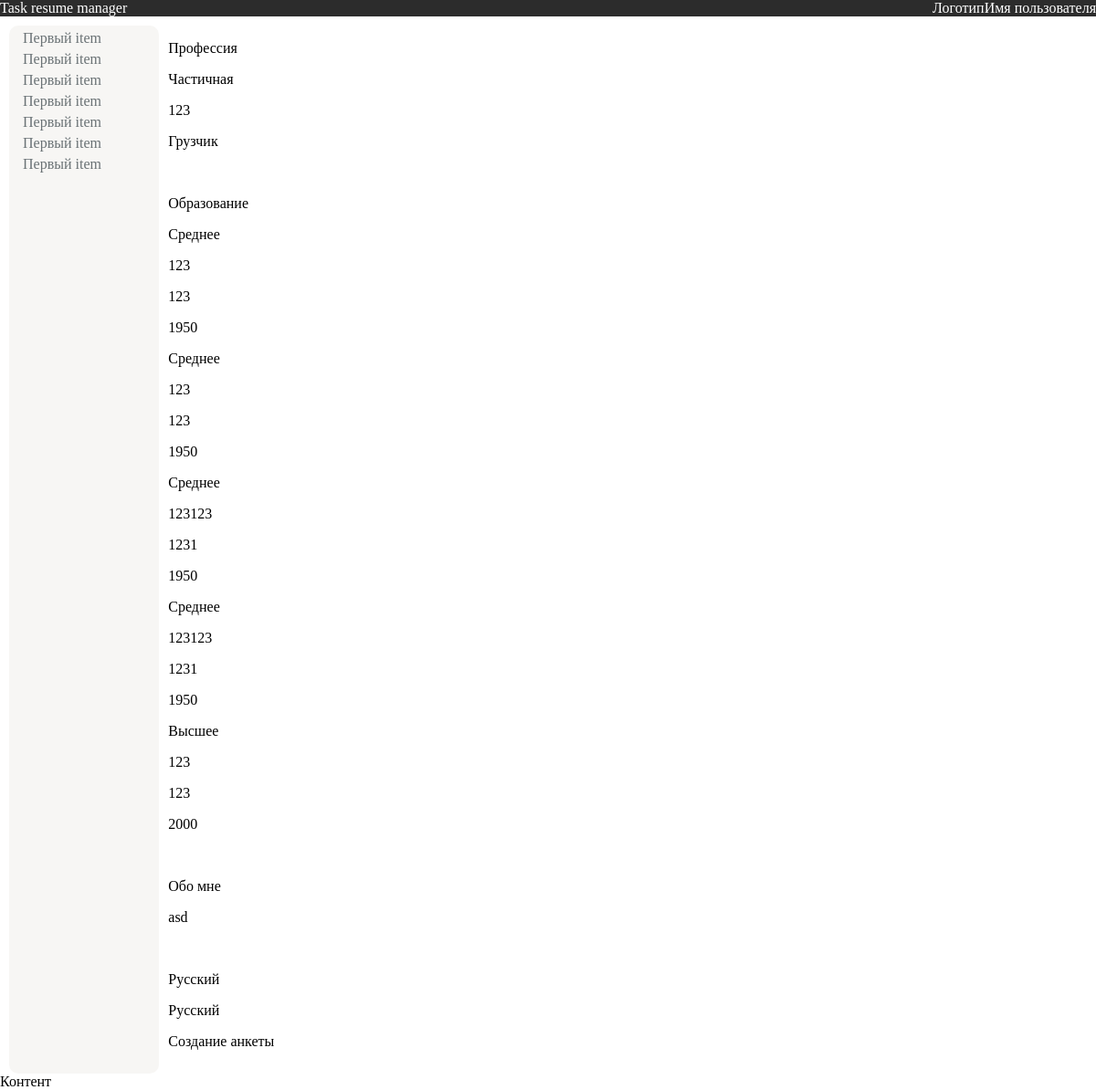
/user/resume/1 (signed in), run on an earlier commit of the app's database.
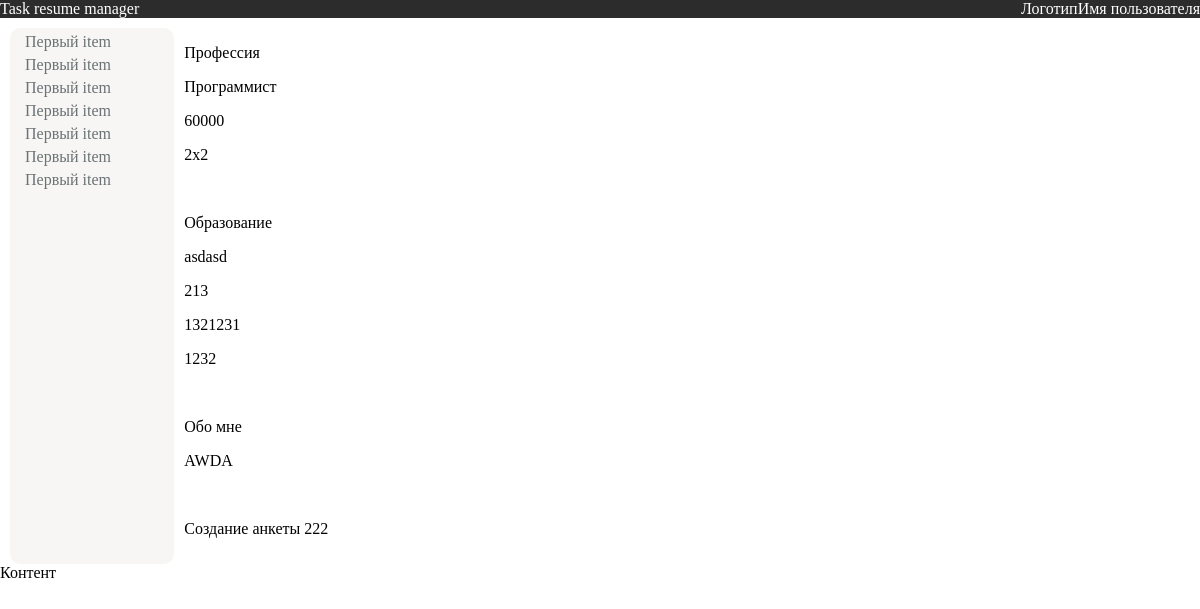
And on a later commit of the database.
### user_application/models.py (models this page shows, shortened)
class Profession(models.Model):
    salary = models.IntegerField(verbose_name="Зарплата")
    busyness = models.CharField(max_length=50, verbose_name="Занятость")
    work_schedule = models.CharField(max_length=50, verbose_name="График работы")
    resume = models.OneToOneField(Resume, on_delete=models.CASCADE)

class Education(models.Model):
    lvl = models.CharField(max_length=50, verbose_name="Уровень")
    lvl_university = models.TextField(verbose_name="Учебное заведение")
    faculty = models.TextField(verbose_name="Факультет")
    specialization = models.TextField(verbose_name="Специализация")
    year_graduatio = models.IntegerField(verbose_name="Год окончания")
    resume = models.ForeignKey(Resume, on_delete=models.CASCADE)

class About(models.Model):
    text = models.TextField(verbose_name="Обо мне")
    resume = models.OneToOneField(Resume, on_delete=models.CASCADE)

class Languages(models.Model):
    native = models.CharField(max_length=50, verbose_name="Родной язык")
    list_languages = models.JSONField(verbose_name="Список языков")
    resume = models.ForeignKey(Resume, on_delete=models.CASCADE)

class Resume(models.Model):
    file = models.FileField(verbose_name='Готовое резюме', upload_to='upload/resume', null=True)
    stage = models.CharField(choices=STATE, max_length=50, default='Создание анкеты 222')  # Сделать
    user = models.ForeignKey(User, on_delete=models.CASCADE)

### user_application/views.py (the view)
# urls.py: path('resume/<int:pk>', views.ResumeCheckListView.as_view(), name='check_resume')
class ResumeCheckListView(ListView):
    model = Resume
    template_name = "user_application/resume.html"
    def get_context_data(self, **kwargs):
        context = super().get_context_data(**kwargs)
        resume = Resume.objects.get(user=self.request.user, pk=self.kwargs['pk'])
        context['resume'] = resume
        context["profession"] = Profession.objects.get(resume=resume)
        context["education"] = Education.objects.filter(resume=resume)
        context["about"] = About.objects.get(resume=resume)
        context['languages'] = Languages.objects.filter(resume=resume)
        return context

### user_application/templates/user_application/resume.html
{% extends 'user_application/base.html' %}
{% block content %}
    <p>Профессия</p>
    <p>{{profession.busyness}}</p>
    <p>{{profession.salary}}</p>
    <p>{{profession.work_schedule}}</p>
<br/>
    <p>Образование</p>
    {% for edu in education %}
    <p>{{edu.lvl}}</p>
<p>{{edu.lvl_university}}</p>
<p>{{edu.specialization}}</p>
<p>{{edu.year_graduatio}}</p>
{% endfor %}
<br/>
<p>Обо мне</p>
<p>{{about.text}}</p>
<br/>
{% for lang in languages %}
<p>{{lang.native}}</p>
<p>{{lang.list_languages}}</p>
{% endfor %}
<p>{{resume.stage}}</p>
{% endblock %}

### user_application/templates/user_application/base.html (shortened to what this page needs)
{% load static %}
<!DOCTYPE html>
<html lang="en">
<head>
    <link type="text/css" href="{% static 'user_application/css/style.css' %}" rel="stylesheet" />
</head>
<body>
    <div class="base_page">
        <div class="header">
            <div class="left_item">
                Task resume manager
            </div>
            <div class="right_item">
                <div class="logo">Логотип</div>
                <div class="name">Имя пользователя</div>
            </div>
        </div>
        <div class="container">
            <div class="left_navbar">
                <div class="item_left_navbar"> Первый item</div>
                <div class="item_left_navbar"> Первый item</div>
                <div class="item_left_navbar"> Первый item</div>
                <div class="item_left_navbar"> Первый item</div>
                <div class="item_left_navbar"> Первый item</div>
                <div class="item_left_navbar"> Первый item</div>
                <div class="item_left_navbar"> Первый item</div>
            </div>
            <div class="content">
                {% block content %} {% endblock %}
            </div>
        </div>
        <footer>
            Контент
        </footer>
    </div>
</body>
</html>

### user_application/static/user_application/css/style.css (style rules this page uses)
body { overflow-x: hidden; margin: 0; }
.base_page { display: flex; flex-direction: column; }
.header, .right_item { display: flex; flex-direction: row; justify-content: space-between; }
.header { background: #2c2c2c; color: #FFFFFF; }
.left_navbar { background: #f7f6f4; color: #6a7275; margin-top: 10px; margin-left: 10px; width: 200px; border-radius: 10px; }
.item_left_navbar { margin-top: 5px; padding-left: 15px; }
.container { display: flex; flex-direction: row; }
.content { justify-content: center; width: 100%; height: 100%; margin-left: 10px; margin-right: 30px; margin-top: 10px; margin-bottom: 10px; }

What changed in the data, as far as the page shows it:
no longer on this page (row edited): Education: lvl "Среднее", lvl_university "123", specialization "123", year_graduatio "1950"
removed Education: lvl "Среднее", lvl_university "123123", specialization "1231", year_graduatio "1950"
removed Education: lvl "Среднее", lvl_university "123123", specialization "1231", year_graduatio "1950"
removed Education: lvl "Высшее", lvl_university "123", specialization "123", year_graduatio "2000"
removed Languages: native "Русский", list_languages "Русский"
changed Profession: busyness "Частичная" → "Программист"; salary "123" → "60000"; work_schedule "Грузчик" → "2x2"
changed Education: lvl "Среднее" → "asdasd"; lvl_university "123" → "213"; specialization "123" → "1321231"; year_graduatio "1950" → "1232"
changed About: text "asd" → "AWDA"
changed Resume: stage "Создание анкеты" → "Создание анкеты 222"
